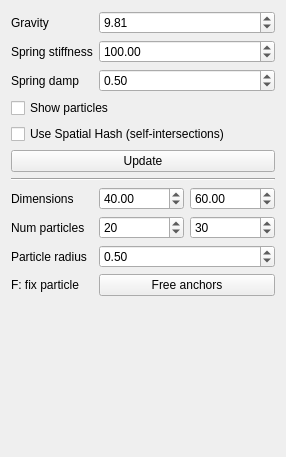
<?xml version="1.0" encoding="UTF-8"?>
<ui version="4.0">
 <class>WidgetCloth</class>
 <widget class="QWidget" name="WidgetCloth">
  <property name="geometry">
   <rect>
    <x>0</x>
    <y>0</y>
    <width>286</width>
    <height>457</height>
   </rect>
  </property>
  <property name="windowTitle">
   <string>Form</string>
  </property>
  <layout class="QFormLayout" name="formLayout">
   <item row="0" column="0">
    <widget class="QLabel" name="label">
     <property name="text">
      <string>Gravity</string>
     </property>
    </widget>
   </item>
   <item row="0" column="1">
    <widget class="QDoubleSpinBox" name="gravity">
     <property name="maximum">
      <double>100.000000000000000</double>
     </property>
     <property name="singleStep">
      <double>1.000000000000000</double>
     </property>
     <property name="value">
      <double>9.810000000000000</double>
     </property>
    </widget>
   </item>
   <item row="1" column="0">
    <widget class="QLabel" name="label_3">
     <property name="text">
      <string>Spring stiffness</string>
     </property>
    </widget>
   </item>
   <item row="1" column="1">
    <widget class="QDoubleSpinBox" name="springStiffness">
     <property name="maximum">
      <double>1000.000000000000000</double>
     </property>
     <property name="singleStep">
      <double>10.000000000000000</double>
     </property>
     <property name="value">
      <double>100.000000000000000</double>
     </property>
    </widget>
   </item>
   <item row="2" column="0">
    <widget class="QLabel" name="label_6">
     <property name="text">
      <string>Spring damp</string>
     </property>
    </widget>
   </item>
   <item row="2" column="1">
    <widget class="QDoubleSpinBox" name="springDamping">
     <property name="maximum">
      <double>1.000000000000000</double>
     </property>
     <property name="singleStep">
      <double>0.100000000000000</double>
     </property>
     <property name="value">
      <double>0.500000000000000</double>
     </property>
    </widget>
   </item>
   <item row="3" column="0" colspan="2">
    <widget class="QCheckBox" name="showParticles">
     <property name="text">
      <string>Show particles</string>
     </property>
     <property name="checked">
      <bool>false</bool>
     </property>
    </widget>
   </item>
   <item row="5" column="0" colspan="2">
    <widget class="QPushButton" name="btnUpdate">
     <property name="text">
      <string>Update</string>
     </property>
    </widget>
   </item>
   <item row="6" column="0" colspan="2">
    <widget class="Line" name="line">
     <property name="orientation">
      <enum>Qt::Horizontal</enum>
     </property>
    </widget>
   </item>
   <item row="7" column="0">
    <widget class="QLabel" name="label_2">
     <property name="text">
      <string>Dimensions</string>
     </property>
    </widget>
   </item>
   <item row="7" column="1">
    <layout class="QHBoxLayout" name="horizontalLayout">
     <item>
      <widget class="QDoubleSpinBox" name="sizeX">
       <property name="maximum">
        <double>200.000000000000000</double>
       </property>
       <property name="singleStep">
        <double>10.000000000000000</double>
       </property>
       <property name="value">
        <double>40.000000000000000</double>
       </property>
      </widget>
     </item>
     <item>
      <widget class="QDoubleSpinBox" name="sizeY">
       <property name="maximum">
        <double>200.000000000000000</double>
       </property>
       <property name="singleStep">
        <double>10.000000000000000</double>
       </property>
       <property name="value">
        <double>60.000000000000000</double>
       </property>
      </widget>
     </item>
    </layout>
   </item>
   <item row="8" column="0">
    <widget class="QLabel" name="label_4">
     <property name="text">
      <string>Num particles</string>
     </property>
    </widget>
   </item>
   <item row="8" column="1">
    <layout class="QHBoxLayout" name="horizontalLayout_2">
     <item>
      <widget class="QSpinBox" name="numParticlesX">
       <property name="minimum">
        <number>2</number>
       </property>
       <property name="maximum">
        <number>1000</number>
       </property>
       <property name="singleStep">
        <number>5</number>
       </property>
       <property name="value">
        <number>20</number>
       </property>
      </widget>
     </item>
     <item>
      <widget class="QSpinBox" name="numParticlesY">
       <property name="minimum">
        <number>2</number>
       </property>
       <property name="maximum">
        <number>1000</number>
       </property>
       <property name="singleStep">
        <number>5</number>
       </property>
       <property name="value">
        <number>30</number>
       </property>
      </widget>
     </item>
    </layout>
   </item>
   <item row="9" column="0">
    <widget class="QLabel" name="label_5">
     <property name="text">
      <string>Particle radius</string>
     </property>
    </widget>
   </item>
   <item row="9" column="1">
    <widget class="QDoubleSpinBox" name="particleRad">
     <property name="minimum">
      <double>0.010000000000000</double>
     </property>
     <property name="maximum">
      <double>100.000000000000000</double>
     </property>
     <property name="singleStep">
      <double>0.100000000000000</double>
     </property>
     <property name="value">
      <double>0.500000000000000</double>
     </property>
    </widget>
   </item>
   <item row="10" column="0">
    <widget class="QLabel" name="label_8">
     <property name="text">
      <string>F: fix particle</string>
     </property>
    </widget>
   </item>
   <item row="10" column="1">
    <widget class="QPushButton" name="btnFreeAnchors">
     <property name="text">
      <string>Free anchors</string>
     </property>
    </widget>
   </item>
   <item row="4" column="0" colspan="2">
    <widget class="QCheckBox" name="useSpatialHash">
     <property name="text">
      <string>Use Spatial Hash (self-intersections)</string>
     </property>
    </widget>
   </item>
  </layout>
 </widget>
 <resources/>
 <connections/>
</ui>
